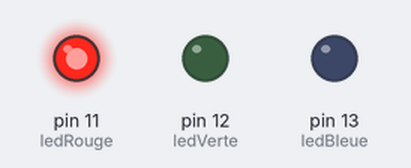
Recording of a sketch running on a simulated Arduino Uno, built with avr-gcc and run on an emulated ATmega328P. Parts: output pins drawn as LEDs (lit = HIGH).

Above: at 0.05 s.
At 1.25 s:
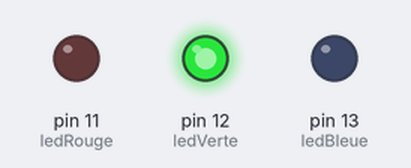
At 2.5 s:
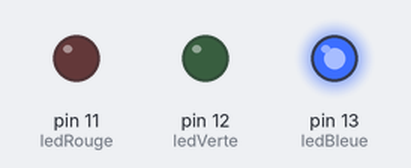
At 3.7 s:
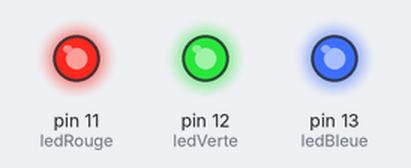
At 4.95 s:
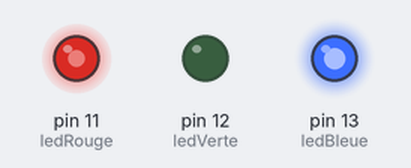
Timing chart, 0 to 6.5 s (numbered marks = the images above):
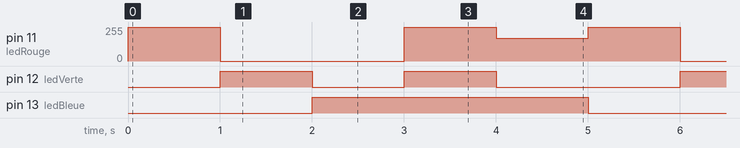

The sketch:

LED_RGB.ino
```cpp
//
// AMAD SALMON
//
// Programme servant à  montrer le fonctionnement d'une LED RGB
//

int ledRouge= 11;
int ledVerte = 12;
int ledBleue = 13;

void setup() {
  pinMode(ledRouge, OUTPUT);
  pinMode(ledVerte, OUTPUT);
  pinMode(ledBleue, OUTPUT);
}

void loop() {
  setCouleur(255, 0, 0); // En rouge
  delay(1000);
  setCouleur(0, 255, 0); // en vert
  delay(1000);
  setCouleur(0, 0, 255); // En bleu
  delay(1000);
  setCouleur(255, 255, 255); // En blanc
  delay(1000);
  setCouleur(170, 0, 255); // En violet
  delay(1000);
}

void setCouleur(int valeurRouge, int valeurVerte, int valeurBleu) {
  analogWrite(ledRouge, valeurRouge);
  analogWrite(ledVerte, valeurVerte);
  analogWrite(ledBleue, valeurBleu);
}
```

Measured:
- by itself, pin 11 (ledRouge): repeats every 5.0 s: 0/255 2.0 s, 255/255 1.0 s, 170/255 1.0 s, 255/255 1.0 s
- by itself, pin 12 (ledVerte): repeats every 5.0 s: LOW 1.0 s, HIGH 1.0 s, LOW 2.0 s, HIGH 1.0 s
- by itself, pin 13 (ledBleue): alternates HIGH for 3.0 s and LOW for 2.0 s
